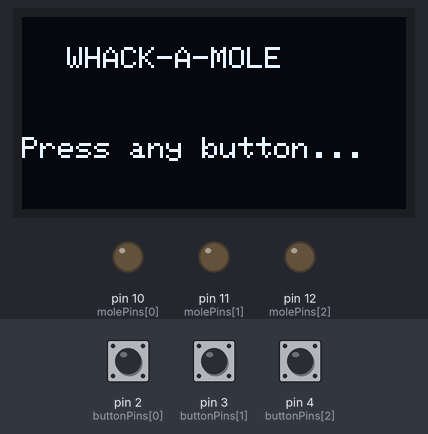
The sketch below on a simulated Arduino Uno, built with avr-gcc and run on an emulated ATmega328P. On the bench: 128×64 one-colour display, output pins drawn as LEDs (lit = HIGH). Dashed ring = blinking. The inputs (shaded band) are chosen by the test bench; at power-on: pin 2 (buttonPins[0]) HIGH, pin 4 (buttonPins[2]) HIGH, pin 3 (buttonPins[1]) HIGH. Random numbers use the default seed unless the sketch sets one.

Above: at 1.2 s.
1.3 s: pin 2 (buttonPins[0]) pulled LOW for 0.15 s
At 2.0 s:
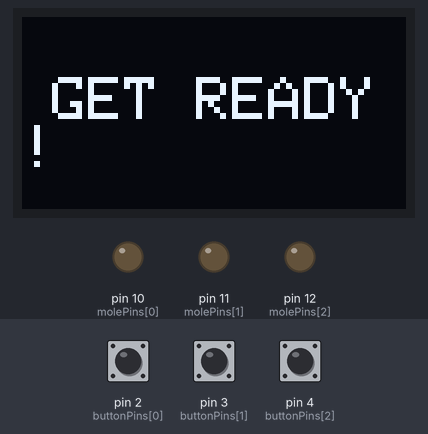
4.4 s: pin 4 (buttonPins[2]) pulled LOW for 1 s
At 6.8 s:
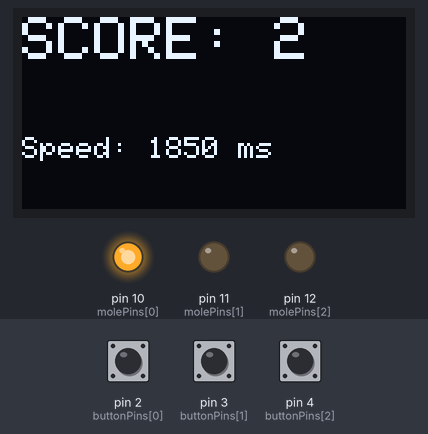
11.4 s: pin 3 (buttonPins[1]) pulled LOW for 3.2 s
At 17.1 s:
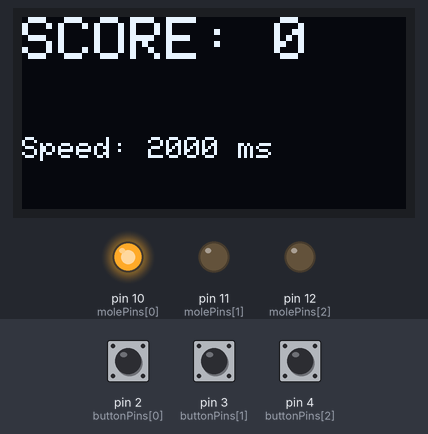
17.6 s: pin 3 (buttonPins[1]) pulled LOW for 0.15 s
At 19.6 s:
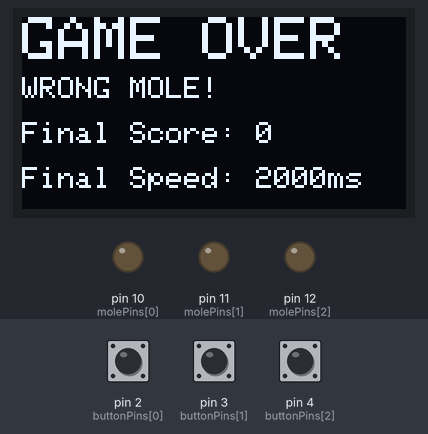
19.8 s: pin 4 (buttonPins[2]) pulled LOW for 3.2 s
At 22.81 s:
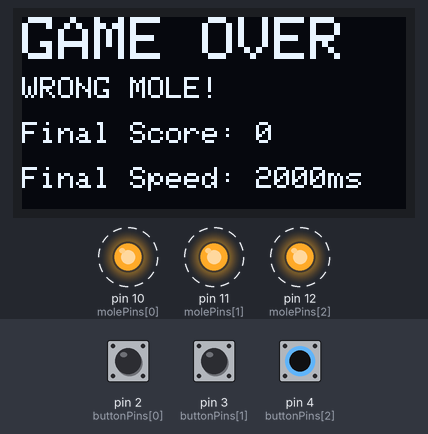
25.1 s: pin 2 (buttonPins[0]) pulled LOW for 3.2 s
At 31.98 s:
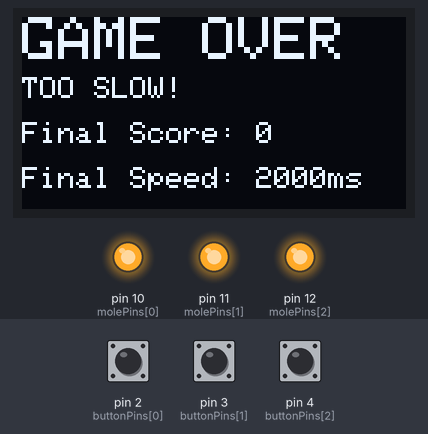
Timing chart, 0 to 32.3 s (numbered marks = the images above; inputs shaded):
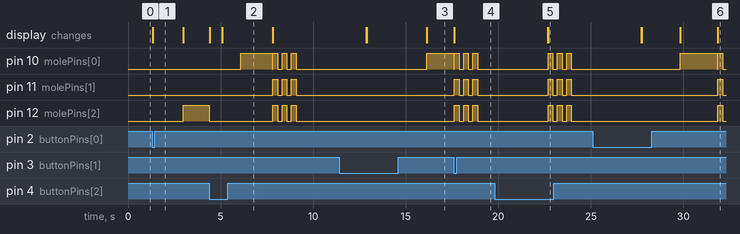

The sketch:

whackTheMole.ino
```cpp
#include <Wire.h>
#include <Adafruit_GFX.h>
#include <Adafruit_SSD1306.h>

// --- OLED Configuration ---
#define SCREEN_WIDTH 128
#define SCREEN_HEIGHT 64
#define OLED_RESET    -1
Adafruit_SSD1306 display(SCREEN_WIDTH, SCREEN_HEIGHT, &Wire, OLED_RESET);

// --- Game Pinouts ---
// Index 0: Button on Pin 2 whacks LED on Pin 10, etc.
const int buttonPins[] = {2, 3, 4};
const int molePins[] = {10, 11, 12};

// --- Game Variables ---
long timeAllowed = 2000;
long moleStartTime = 0;
int activeMole = -1;
bool waitingForHit = false;
int score = 0;
bool gameStarted = false;

void setup() {
  Serial.begin(9600);
  randomSeed(analogRead(0));

  // Initialize LEDs and Buttons
  for (int i = 0; i < 3; i++) {
    pinMode(molePins[i], OUTPUT);
    pinMode(buttonPins[i], INPUT_PULLUP);
  }

  // Initialize OLED
  if(!display.begin(SSD1306_SWITCHCAPVCC, 0x3C)) {
    Serial.println(F("SSD1306 allocation failed"));
    for(;;);
  }

  // Show Start Screen
  showStartScreen();
}

void loop() {

  // 0. Wait for a button press to start the game
  if (!gameStarted) {
    for (int i = 0; i < 3; i++) {
      if (digitalRead(buttonPins[i]) == LOW) {

        display.clearDisplay();
        display.setTextSize(2);
        display.setTextColor(SSD1306_WHITE);
        display.setCursor(10, 20);
        display.print("GET READY!");
        display.display();

        // Wait for player to release the button
        while (digitalRead(buttonPins[0]) == LOW ||
               digitalRead(buttonPins[1]) == LOW ||
               digitalRead(buttonPins[2]) == LOW) {
          delay(10);
        }

        delay(1500);

        gameStarted = true;
        updateScoreDisplay();
        break;
      }
    }
    return;
  }

  // 1. Pop up a new mole
  if (!waitingForHit) {
    activeMole = random(0, 3);
    digitalWrite(molePins[activeMole], HIGH);
    moleStartTime = millis();
    waitingForHit = true;
  }

  // 2. Check for Timeout (Fail State)
  if (waitingForHit && (millis() - moleStartTime > timeAllowed)) {
    showGameOver("TOO SLOW!");
  }

  // 3. Check for Button Input
  if (waitingForHit) {
    for (int i = 0; i < 3; i++) {

      if (digitalRead(buttonPins[i]) == LOW) {

        if (i == activeMole) {
          // SUCCESS!
          digitalWrite(molePins[activeMole], LOW);
          score++;
          updateScoreDisplay();

          // Speed up the game
          timeAllowed = max(300, timeAllowed - 150);

          waitingForHit = false;
          delay(random(500, 1500));

        } else {
          // WRONG BUTTON
          showGameOver("WRONG MOLE!");
        }
      }
    }
  }
}

// --- Display Helper Functions ---

void updateScoreDisplay() {
  display.clearDisplay();
  display.setTextSize(2);
  display.setTextColor(SSD1306_WHITE);
  display.setCursor(0, 0);
  display.print("SCORE: ");
  display.print(score);

  display.setTextSize(1);
  display.setCursor(0, 40);
  display.print("Speed: ");
  display.print(timeAllowed);
  display.print(" ms");

  display.display();
}

void showStartScreen() {
  display.clearDisplay();
  display.setTextSize(1);
  display.setTextColor(SSD1306_WHITE);
  display.setCursor(15, 10);
  display.print("WHACK-A-MOLE");

  display.setCursor(0, 40);
  display.print("Press any button...");
  display.display();
}

void showGameOver(String reason) {
  waitingForHit = false;
  digitalWrite(molePins[activeMole], LOW);

  // Update OLED to show failure
  display.clearDisplay();

  // Title
  display.setTextSize(2);
  display.setCursor(0, 0);
  display.print("GAME OVER");

  // Reason for losing
  display.setTextSize(1);
  display.setCursor(0, 20); // Moved up slightly to make room
  display.print(reason);

  // Final Score
  display.setCursor(0, 35); // Moved up slightly
  display.print("Final Score: ");
  display.print(score);

  // Final Speed
  display.setCursor(0, 50); // Added new line at the bottom
  display.print("Final Speed: ");
  display.print(timeAllowed);
  display.print("ms");

  display.display();

  // Flash LEDs to signal failure
  for (int blink = 0; blink < 3; blink++) {
    for (int i = 0; i < 3; i++) digitalWrite(molePins[i], HIGH);
    delay(250);
    for (int i = 0; i < 3; i++) digitalWrite(molePins[i], LOW);
    delay(250);
  }

  // Wait before resetting so they can read their score and speed
  delay(3500);

  // Reset Game Variables
  timeAllowed = 2000;
  score = 0;
  gameStarted = false;
  showStartScreen();
}
```

Measured:
- after the input at 1.3 s, pin 12 (molePins[2]): LOW → HIGH after 1.7 s; the display: changes at once (image 1)
- after the input at 11.4 s, pin 10 (molePins[0]): LOW → HIGH after 4.7 s
- after the input at 19.8 s, pin 10 (molePins[0]), pin 11 (molePins[1]), pin 12 (molePins[2]): alternates HIGH for 0.25 s and LOW for 0.25 s, 6 changes in all, then stays LOW, starting after 2.9 s
- after the input at 25.1 s, pin 10 (molePins[0]): LOW → HIGH after 4.7 s, → LOW 2.0 s later, → HIGH 0.03 s later, → LOW 0.25 s later; pin 11 (molePins[1]), pin 12 (molePins[2]): LOW → HIGH after 6.8 s, → LOW 0.25 s later
